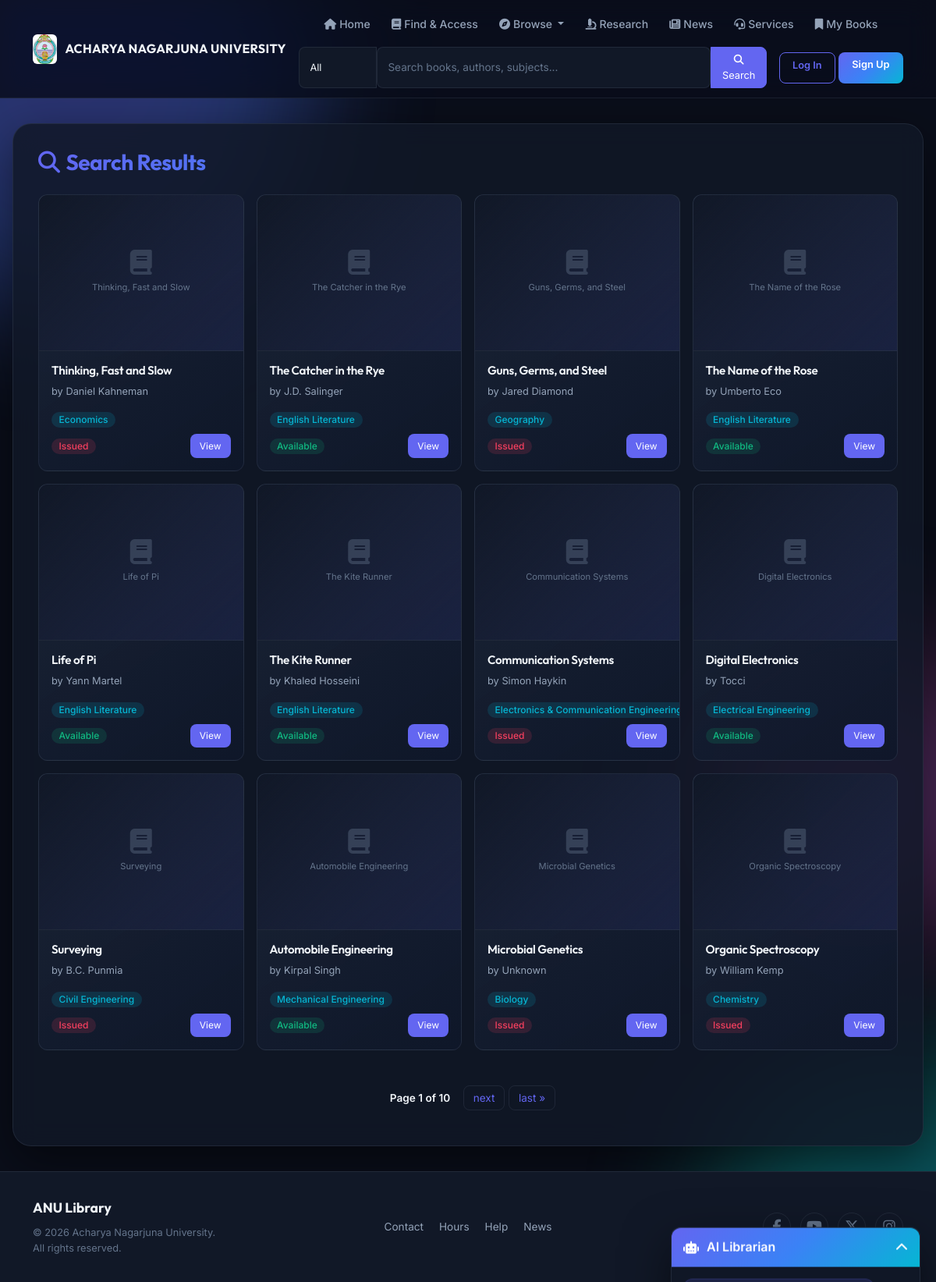
The app's page /search/, older data.
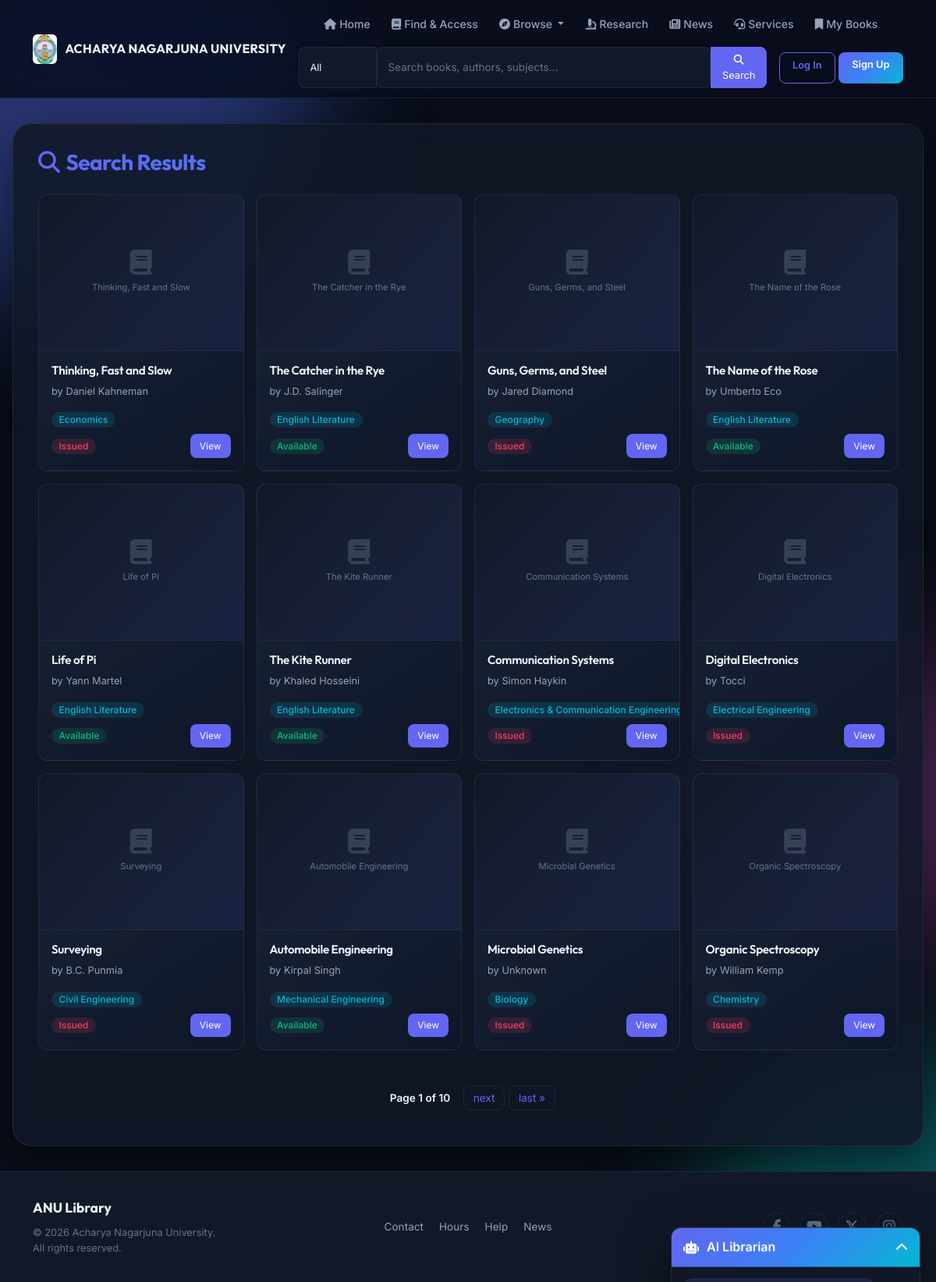
The same page, newer data.
### portal/models.py (models this page shows, shortened)
class Book(models.Model):
    title = models.CharField(max_length=255, db_index=True)
    author = models.CharField(max_length=255, blank=True, db_index=True)
    department = models.ForeignKey(Department, on_delete=models.SET_NULL, null=True, blank=True, db_index=True)
    category = models.ForeignKey(BookCategory, on_delete=models.SET_NULL, null=True, blank=True, db_index=True)
    subject = models.CharField(max_length=255, blank=True, db_index=True)
    isbn = models.CharField(max_length=20, unique=True, blank=True, db_index=True)
    edition = models.CharField(max_length=50, blank=True)
    publication_year = models.PositiveIntegerField(null=True, blank=True)
    language = models.CharField(max_length=50, blank=True)
    book_type = models.CharField(max_length=50, blank=True)
    barcode = models.CharField(max_length=50, unique=True, null=True, blank=True)
    publisher = models.CharField(max_length=255, blank=True)
    shelf_no = models.CharField(max_length=50, blank=True)
    rack_number = models.CharField(max_length=50, blank=True)
    total_copies = models.PositiveIntegerField(default=1)
    available_copies = models.PositiveIntegerField(default=1)
    cover_image = models.ImageField(upload_to='book_covers/', blank=True, null=True)
    description = models.TextField(blank=True)
    is_trending = models.BooleanField(default=False)
    is_classic = models.BooleanField(default=False)
    is_romance = models.BooleanField(default=False)
    is_kids = models.BooleanField(default=False)
    is_thriller = models.BooleanField(default=False)
    created_at = models.DateTimeField(auto_now_add=True)

class Department(models.Model):
    name = models.CharField(max_length=100)
    code = models.CharField(max_length=10, unique=True, blank=True)
    description = models.TextField(blank=True)
    is_active = models.BooleanField(default=True)

### portal/views.py (the view)
# urls.py: path('search/', views.search_view, name='search'),
def search_view(request: HttpRequest):
    query = request.GET.get('q', '')
    if query:
        books = None
        if HAS_POSTGRES_SEARCH:
            try:
                vector = SearchVector('title', weight='A') + SearchVector('author', weight='B') + SearchVector('subject', weight='C')
                search_query = SearchQuery(query, search_type='plain')
                books = (
                    Book.objects
                    .annotate(search=vector, rank=SearchRank(vector, search_query))
                    .filter(rank__gte=0.01)
                    .order_by('-rank', '-created_at')
                )
                if not books.exists():
                    books = None
            except Exception:
                books = None
        if books is None:
            books = Book.objects.filter(
                Q(title__icontains=query) | Q(author__icontains=query) | Q(subject__icontains=query)
            ).order_by('-created_at')
    else:
        books = Book.objects.all().order_by('-created_at')
    paginator = Paginator(books, 12)
    page_number = request.GET.get('page')
    page_obj = paginator.get_page(page_number)
    context = {'page_obj': page_obj, 'results': page_obj.object_list, 'query': query}
    return render(request, 'portal/search_results.html', context)

### templates/portal/search_results.html (shortened to what this page needs)
{% extends 'portal/base.html' %}
{% block content %}
<div class="app-view">
  <div class="mb-4">
    <h1 style="font-size:1.75rem;background:var(--gradient-hero);-webkit-background-clip:text;-webkit-text-fill-color:transparent;background-clip:text;">
      <i class="fa-solid fa-search me-2"></i>Search Results
    </h1>
  </div>
  {% if results %}
  <div class="row g-3 search-results">
    {% for book in results %}
    <div class="col-lg-3 col-md-4 col-6">
      <div class="card h-100">
        {% if book.cover_image %}
          <img src="{{ book.cover_image.url }}" class="card-img-top" alt="{{ book.title }}">
        {% else %}
          <div class="card-img-top d-flex align-items-center justify-content-center"
               style="height:200px;background:linear-gradient(135deg, var(--bg-secondary), rgba(99,102,241,0.1));">
            <div class="text-center px-2">
              <i class="fa-solid fa-book fa-2x mb-2" style="color:var(--text-muted);opacity:0.4;"></i>
              <p style="font-size:0.7rem;color:var(--text-muted);margin:0;">{{ book.title|truncatechars:40 }}</p>
            </div>
          </div>
        {% endif %}
        <div class="card-body d-flex flex-column">
          <h5 class="card-title" style="font-size:0.95rem;">{{ book.title|truncatechars:45 }}</h5>
          <p class="card-text" style="font-size:0.8rem;">by {{ book.author|truncatechars:25 }}</p>
          {% if book.department %}
            <span class="badge bg-info mb-2" style="width:fit-content;">{{ book.department.name }}</span>
          {% endif %}
          <div class="mt-auto d-flex justify-content-between align-items-center">
            {% if book.available_copies > 0 %}
              <span class="badge bg-success">Available</span>
            {% else %}
              <span class="badge bg-danger">Issued</span>
            {% endif %}
            <a href="{% url 'book_detail' book.pk %}" class="book-btn">View</a>
          </div>
        </div>
      </div>
    </div>
    {% endfor %}
  </div>
  {% if page_obj.paginator.num_pages > 1 %}
  <div class="pagination">
    <span class="step-links">
      <span class="current">Page {{ page_obj.number }} of {{ page_obj.paginator.num_pages }}</span>
      {% if page_obj.has_next %}
        <a href="?q={{ query }}&page={{ page_obj.next_page_number }}">next</a>
        <a href="?q={{ query }}&page={{ page_obj.paginator.num_pages }}">last &raquo;</a>
      {% endif %}
    </span>
  </div>
  {% endif %}
  {% else %}
  <div class="text-center py-5">
    <i class="fa-solid fa-magnifying-glass fa-3x mb-3" style="color:var(--text-muted);opacity:0.3;"></i>
    <p class="text-muted">No results found{% if query %} for "{{ query }}"{% endif %}. Try a different search term.</p>
  </div>
  {% endif %}
</div>
{% endblock %}

Row changes from the older to the newer data that the page shows:
changed Book "Digital Electronics": available_copies "Available" → "Issued"
